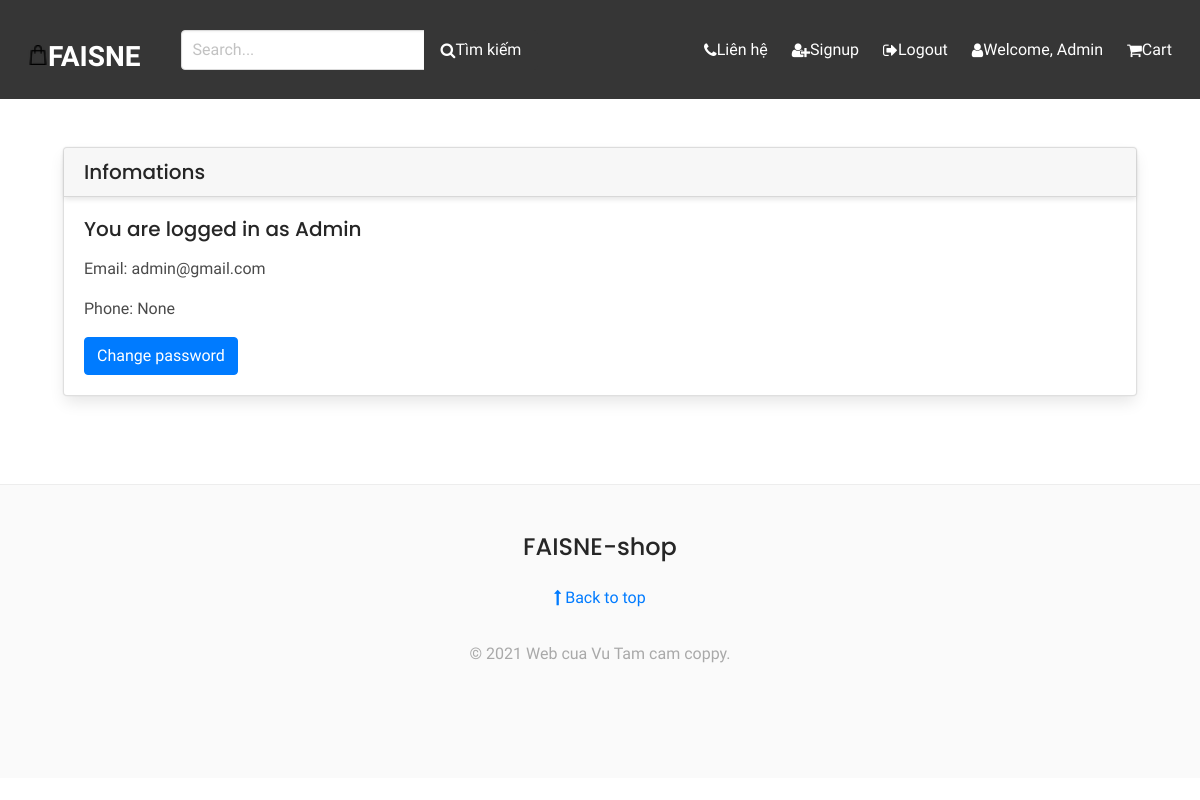
The page /profile/ (signed in) on the database its author committed.
### apps/core/models.py (models this page shows, shortened)
class CustomUser(AbstractBaseUser, PermissionsMixin):
    email = LowercaseEmailField(_('email address'), unique=True)
    name = models.CharField(max_length=255)
    is_staff = models.BooleanField(default=False)
    is_active = models.BooleanField(default=True)
    date_joined = models.DateTimeField(default=timezone.now)
    phone_regex = RegexValidator( regex = r'^\d{10}$',message = "phone number should exactly be in 10 digits")
    phone = models.CharField(max_length=255, validators=[phone_regex], blank = True, null=True)  # you can set it unique = True
    class Types(models.TextChoices):
        SELLER = "Seller", "SELLER"
        CUSTOMER = "Customer", "CUSTOMER"
    default_type = Types.CUSTOMER
    type = MultiSelectField(choices=Types.choices, default=[], null=True, blank=True)
    USERNAME_FIELD = 'email'
    REQUIRED_FIELDS = []
    objects = CustomUserManager()

### apps/core/views.py (the view)
# urls.py: path('profile/',views.profile.as_view(),name='profile'),
class profile(FormView):
    form_class=CustomUserChangeForm
    template_name='core/profile.html'
    success_url=reverse_lazy('profile')

### apps/core/forms.py
class CustomUserChangeForm(UserChangeForm):
    class Meta:
        model = CustomUser
        fields = ('email',)

### apps/core/context_processors.py (called while the page is built, shortened)
def cart_contents(request):
    cart = request.session.get('apps', {})
    cart_items = []
    total = 0
    product_count = 0
    tong = 0
    return {'cart_items': cart_items, 'tong':tong,
            'total': total,
            'product_count': product_count}

### apps/core/templates/core/profile.html (shortened to what this page needs)
{% extends 'core/base.html' %}
{% load bootstrap_tags %}
{% block content %}
    <div class="card">
        <h5 class="card-header">Infomations</h5>
        <div class="card-body">
            <h5 class="card-title"><p>You are logged in as {{ user.name }} </p></h5>
            <p class="card-text">Email: {{user.email}}</p>
            <p class="card-text">Phone: {{user.phone}}</p>
            <a href="password_change" class="btn btn-primary">Change password</a>
        </div>
    </div>
{% endblock %}

### apps/core/templates/core/base.html (shortened to what this page needs)
{% load static %}
<!DOCTYPE html>
<html>
    <head>
        <link rel="stylesheet" href="https://cdn.jsdelivr.net/npm/bulma@0.9.1/css/bulma.min.css">
        <link rel="stylesheet" href="https://cdn.jsdelivr.net/npm/bootstrap@4.6.0/dist/css/bootstrap.min.css">
        <link rel="stylesheet" href="https://stackpath.bootstrapcdn.com/bootstrap/4.1.3/css/bootstrap.min.css">
        <link rel="stylesheet" href="{% static 'styles/custom1.css' %}">
        <link rel="stylesheet" href="{% static 'font-awesome/css/font-awesome.min.css' %}">
    </head>
    <body>
        <nav class="navbar is-dark" >
            <div class="navbar-brand">
                <a style="text-decoration: none"  href="{% url 'frontpage' %}" class="navbar-item">
                    <span><img src="{% static 'img/favicons/favicon-16x16.png' %}" alt="This is logo"></span>
                    <strong>FAISNE</strong>
                </a>
            </div>
            <div class="navbar-menu" id="main-navbar">
                <div class="navbar-start">
                    <div class="navbar-item">
                        <form method="get" action="{% url 'search' %}">
                            <div class="field has-addons">
                                <div class="control">
                                    <input type="text" class="input" placeholder="Search..." name="query">
                                </div>
                                <div class="control">
                                    <button class="button is-dark"><i class="fa fa-search"></i>
                                    Tìm kiếm</button>
                                </div>
                            </div>
                        </form>
                    </div>
                </div>
                <div class="navbar-end">
                    <a style="text-decoration: none" href="{% url 'contact' %}" class="navbar-item"><i class="fa fa-phone"></i>
                    Liên hệ</a>
                    <a class="navbar-item" href="{% url 'signup' %}"><i class="fa fa-user-plus"></i>
                        Signup
                    </a>
                    {% if user.is_authenticated %}
                        <a class="navbar-item" href="{% url 'logout' %}"><i class="fa fa-sign-out"></i>
                            Logout
                        </a>
                        <a class="navbar-item" href="profile"><i class="fa fa-user"></i>
                            Welcome, {{ user.name }}
                        </a>
                    {% else %}
                        <a class="navbar-item" href="{% url 'login' %}"><i class="fa fa-sign-in"></i>
                            Login
                        </a>
                    {% endif %}
                        <a class="navbar-item" href="{% url 'view_cart' %}">
                            <i class="fa fa-shopping-cart"></i> Cart
                        </a>
                </div>
            </div>
        </nav>
        <section class="section">
            <div class="container">
                {% block content %}
                {% endblock %}
            </div>
        </section>
        <footer class="footer">
            <center>
                <h3 class="is-size-4 mb-4">FAISNE-shop</h3>
                <p class="float-end"><a href="#"><i class="fa fa-long-arrow-up"></i>
                Back to top</a></p>
                <div class="footer-copyright text-center my-auto pt-3 pb-3 text-oc-footer">
                    © 2021 Web cua Vu Tam cam coppy.
                </div>
            </center>
        </footer>
    </body>
</html>

### static/styles/custom1.css (style rules this page uses)
body { font-family: 'Muli', sans-serif; color: #262626; }
h1, h2, h3, h4, h5, h6, .h1, .h2, .h3, .h4, .h5, .h6 { font-family: 'Poppins', sans-serif; color: #262626; }
.navbar-brand { font-family: 'Questrial', sans-serif; font-size: 28px; padding-top: 20px; }
.navbar-brand img { padding-bottom: 8px; height: 30px; width: auto; }
footer { left: 0; bottom: 0; margin-top: 40px; padding-top: 20px; padding-bottom: 20px; border-top: 1px solid #ededed; color: #A9A9A9; }
footer p { text-align: center; }

### rows shown on the page
CustomUser: name "Admin", email "admin@gmail.com", phone "None"
